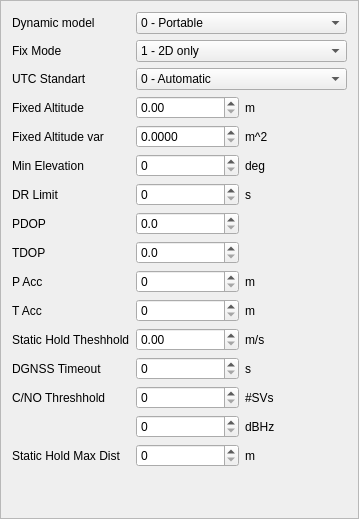
                <widget class="QFrame" name="frameNAV5">
                 <property name="frameShape">
                  <enum>QFrame::StyledPanel</enum>
                 </property>
                 <property name="frameShadow">
                  <enum>QFrame::Raised</enum>
                 </property>
                 <layout class="QGridLayout" name="gridLayout_16">
                  <item row="4" column="1">
                   <widget class="QDoubleSpinBox" name="spinNAV5AltVar">
                    <property name="decimals">
                     <number>4</number>
                    </property>
                    <property name="maximum">
                     <double>999999999.000000000000000</double>
                    </property>
                   </widget>
                  </item>
                  <item row="1" column="1" colspan="2">
                   <widget class="QComboBox" name="comboNAV5FixMode">
                    <item>
                     <property name="text">
                      <string>1 - 2D only</string>
                     </property>
                    </item>
                    <item>
                     <property name="text">
                      <string>2 - 3D only</string>
                     </property>
                    </item>
                    <item>
                     <property name="text">
                      <string>3 - auto 2D/3D</string>
                     </property>
                    </item>
                   </widget>
                  </item>
                  <item row="10" column="2">
                   <widget class="QLabel" name="label_100">
                    <property name="text">
                     <string>m</string>
                    </property>
                   </widget>
                  </item>
                  <item row="9" column="1">
                   <widget class="QSpinBox" name="spinNAV5PAcc">
                    <property name="maximum">
                     <number>65535</number>
                    </property>
                   </widget>
                  </item>
                  <item row="8" column="1">
                   <widget class="QDoubleSpinBox" name="spinNAV5TDOP">
                    <property name="decimals">
                     <number>1</number>
                    </property>
                    <property name="maximum">
                     <double>6553.500000000000000</double>
                    </property>
                   </widget>
                  </item>
                  <item row="5" column="2">
                   <widget class="QLabel" name="label_92">
                    <property name="text">
                     <string>deg</string>
                    </property>
                   </widget>
                  </item>
                  <item row="6" column="2">
                   <widget class="QLabel" name="label_94">
                    <property name="text">
                     <string>s</string>
                    </property>
                   </widget>
                  </item>
                  <item row="8" column="0">
                   <widget class="QLabel" name="label_96">
                    <property name="text">
                     <string>TDOP</string>
                    </property>
                   </widget>
                  </item>
                  <item row="15" column="0">
                   <widget class="QLabel" name="label_108">
                    <property name="text">
                     <string>Static Hold Max Dist</string>
                    </property>
                   </widget>
                  </item>
                  <item row="13" column="0">
                   <widget class="QLabel" name="label_105">
                    <property name="text">
                     <string>C/NO Threshhold</string>
                    </property>
                   </widget>
                  </item>
                  <item row="10" column="1">
                   <widget class="QSpinBox" name="spinNAV5TAcc">
                    <property name="maximum">
                     <number>65535</number>
                    </property>
                   </widget>
                  </item>
                  <item row="6" column="1">
                   <widget class="QSpinBox" name="spinNAV5DRLimit">
                    <property name="maximum">
                     <number>255</number>
                    </property>
                   </widget>
                  </item>
                  <item row="4" column="2">
                   <widget class="QLabel" name="label_90">
                    <property name="text">
                     <string>m^2</string>
                    </property>
                   </widget>
                  </item>
                  <item row="3" column="0">
                   <widget class="QLabel" name="label_87">
                    <property name="text">
                     <string>Fixed Altitude</string>
                    </property>
                   </widget>
                  </item>
                  <item row="0" column="1" colspan="2">
                   <widget class="QComboBox" name="comboNAV5DynModel">
                    <item>
                     <property name="text">
                      <string>0 - Portable</string>
                     </property>
                    </item>
                    <item>
                     <property name="text">
                      <string>2 - Stationary</string>
                     </property>
                    </item>
                    <item>
                     <property name="text">
                      <string>3 - Pedestrian</string>
                     </property>
                    </item>
                    <item>
                     <property name="text">
                      <string>4 - Automotive</string>
                     </property>
                    </item>
                    <item>
                     <property name="text">
                      <string>5 - Sea</string>
                     </property>
                    </item>
                    <item>
                     <property name="text">
                      <string>6 - airborne with &lt;1g acceleration</string>
                     </property>
                    </item>
                    <item>
                     <property name="text">
                      <string>7 - airborne with &lt;2g acceleration</string>
                     </property>
                    </item>
                    <item>
                     <property name="text">
                      <string>8 - airborne with &lt;4g acceleration</string>
                     </property>
                    </item>
                    <item>
                     <property name="text">
                      <string>9 - Wrist worn watch</string>
                     </property>
                    </item>
                    <item>
                     <property name="text">
                      <string>10 - Bike</string>
                     </property>
                    </item>
                   </widget>
                  </item>
                  <item row="11" column="0">
                   <widget class="QLabel" name="label_101">
                    <property name="text">
                     <string>Static Hold Theshhold</string>
                    </property>
                   </widget>
                  </item>
                  <item row="12" column="0">
                   <widget class="QLabel" name="label_103">
                    <property name="text">
                     <string>DGNSS Timeout</string>
                    </property>
                   </widget>
                  </item>
                  <item row="10" column="0">
                   <widget class="QLabel" name="label_98">
                    <property name="text">
                     <string>T Acc</string>
                    </property>
                   </widget>
                  </item>
                  <item row="14" column="2">
                   <widget class="QLabel" name="label_107">
                    <property name="text">
                     <string>dBHz</string>
                    </property>
                   </widget>
                  </item>
                  <item row="12" column="2">
                   <widget class="QLabel" name="label_104">
                    <property name="text">
                     <string>s</string>
                    </property>
                   </widget>
                  </item>
                  <item row="3" column="1">
                   <widget class="QDoubleSpinBox" name="spinNAV5FixAlt">
                    <property name="decimals">
                     <number>2</number>
                    </property>
                    <property name="maximum">
                     <double>18000.000000000000000</double>
                    </property>
                   </widget>
                  </item>
                  <item row="0" column="0">
                   <widget class="QLabel" name="label_78">
                    <property name="text">
                     <string>Dynamic model</string>
                    </property>
                   </widget>
                  </item>
                  <item row="5" column="1">
                   <widget class="QSpinBox" name="spinNAV5MinElev">
                    <property name="minimum">
                     <number>0</number>
                    </property>
                    <property name="maximum">
                     <number>90</number>
                    </property>
                    <property name="value">
                     <number>0</number>
                    </property>
                   </widget>
                  </item>
                  <item row="16" column="1">
                   <spacer name="verticalSpacer_12">
                    <property name="orientation">
                     <enum>Qt::Vertical</enum>
                    </property>
                    <property name="sizeHint" stdset="0">
                     <size>
                      <width>20</width>
                      <height>40</height>
                     </size>
                    </property>
                   </spacer>
                  </item>
                  <item row="7" column="0">
                   <widget class="QLabel" name="label_95">
                    <property name="text">
                     <string>PDOP</string>
                    </property>
                   </widget>
                  </item>
                  <item row="3" column="2">
                   <widget class="QLabel" name="label_89">
                    <property name="text">
                     <string>m</string>
                    </property>
                   </widget>
                  </item>
                  <item row="9" column="2">
                   <widget class="QLabel" name="label_99">
                    <property name="text">
                     <string>m</string>
                    </property>
                   </widget>
                  </item>
                  <item row="11" column="2">
                   <widget class="QLabel" name="label_102">
                    <property name="text">
                     <string>m/s</string>
                    </property>
                   </widget>
                  </item>
                  <item row="6" column="0">
                   <widget class="QLabel" name="label_93">
                    <property name="text">
                     <string>DR Limit</string>
                    </property>
                   </widget>
                  </item>
                  <item row="5" column="0">
                   <widget class="QLabel" name="label_91">
                    <property name="text">
                     <string>Min Elevation</string>
                    </property>
                   </widget>
                  </item>
                  <item row="9" column="0">
                   <widget class="QLabel" name="label_97">
                    <property name="text">
                     <string>P Acc</string>
                    </property>
                   </widget>
                  </item>
                  <item row="1" column="0">
                   <widget class="QLabel" name="label_86">
                    <property name="text">
                     <string>Fix Mode</string>
                    </property>
                   </widget>
                  </item>
                  <item row="15" column="2">
                   <widget class="QLabel" name="label_109">
                    <property name="text">
                     <string>m</string>
                    </property>
                   </widget>
                  </item>
                  <item row="4" column="0">
                   <widget class="QLabel" name="label_88">
                    <property name="text">
                     <string>Fixed Altitude var</string>
                    </property>
                   </widget>
                  </item>
                  <item row="7" column="1">
                   <widget class="QDoubleSpinBox" name="spinNAV5PDOP">
                    <property name="decimals">
                     <number>1</number>
                    </property>
                    <property name="maximum">
                     <double>6553.500000000000000</double>
                    </property>
                   </widget>
                  </item>
                  <item row="13" column="2">
                   <widget class="QLabel" name="label_106">
                    <property name="text">
                     <string>#SVs</string>
                    </property>
                   </widget>
                  </item>
                  <item row="11" column="1">
                   <widget class="QDoubleSpinBox" name="spinNAV5SHT">
                    <property name="maximum">
                     <double>2.550000000000000</double>
                    </property>
                   </widget>
                  </item>
                  <item row="2" column="0">
                   <widget class="QLabel" name="label_110">
                    <property name="text">
                     <string>UTC Standart</string>
                    </property>
                   </widget>
                  </item>
                  <item row="12" column="1">
                   <widget class="QSpinBox" name="spinNAV5DGNSSTimeout">
                    <property name="maximum">
                     <number>255</number>
                    </property>
                   </widget>
                  </item>
                  <item row="13" column="1">
                   <widget class="QSpinBox" name="spinNAV5SVs">
                    <property name="maximum">
                     <number>255</number>
                    </property>
                   </widget>
                  </item>
                  <item row="14" column="1">
                   <widget class="QSpinBox" name="spinNAV5CNOThresh">
                    <property name="maximum">
                     <number>255</number>
                    </property>
                   </widget>
                  </item>
                  <item row="15" column="1">
                   <widget class="QSpinBox" name="spinNAV5MaxDist">
                    <property name="maximum">
                     <number>65535</number>
                    </property>
                   </widget>
                  </item>
                  <item row="2" column="1" colspan="2">
                   <widget class="QComboBox" name="comboNAV5UTC">
                    <item>
                     <property name="text">
                      <string>0 - Automatic</string>
                     </property>
                    </item>
                    <item>
                     <property name="text">
                      <string>3 - USNO (GPS)</string>
                     </property>
                    </item>
                    <item>
                     <property name="text">
                      <string>5 - TBD (GAL)</string>
                     </property>
                    </item>
                    <item>
                     <property name="text">
                      <string>6 - SU (GLO)</string>
                     </property>
                    </item>
                    <item>
                     <property name="text">
                      <string>7 - NTSC (BDS)</string>
                     </property>
                    </item>
                   </widget>
                  </item>
                 </layout>
                </widget>
